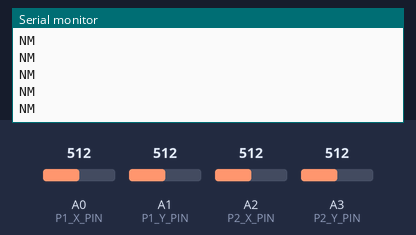
Bench run of a sketch on a simulated Arduino Uno, built with avr-gcc and run on an emulated ATmega328P. Parts: the last lines printed to the serial monitor. The inputs (shaded band) are chosen by the test bench; at power-on: A0 (P1_X_PIN) = 512, A1 (P1_Y_PIN) = 512, A2 (P2_X_PIN) = 512, A3 (P2_Y_PIN) = 512.

Above: at 1.2 s.
1.3 s: A0 (P1_X_PIN) set to 691
2.8 s: A0 (P1_X_PIN) set to 708
At 2.84 s:
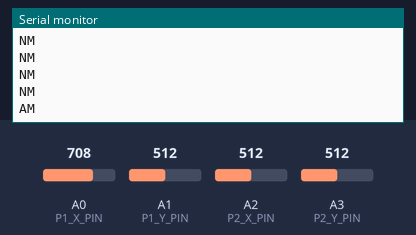
4.7 s: A1 (P1_Y_PIN) set to 682
At 4.71 s:
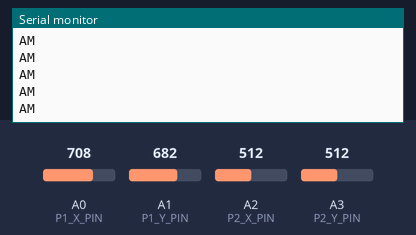
6.2 s: A1 (P1_Y_PIN) set to 716
At 6.22 s:
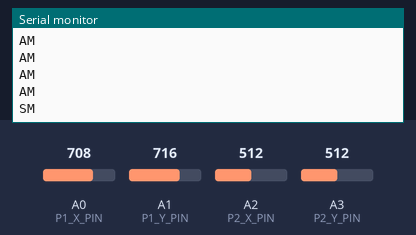
8.1 s: A2 (P2_X_PIN) set to 687
At 8.14 s:
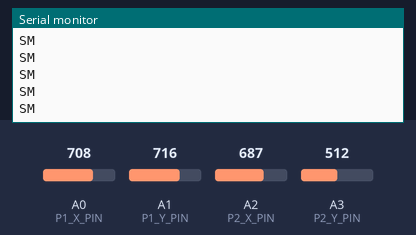
9.6 s: A2 (P2_X_PIN) set to 714
At 9.65 s:
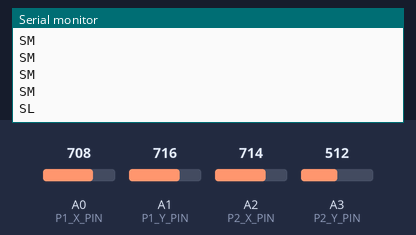

Measured:
- the behaviour switches between 700 and 701 on A0 (P1_X_PIN) (found by bisection; images 0 and 1)
- the behaviour switches between 700 and 701 on A1 (P1_Y_PIN) (found by bisection; images 2 and 3)
- the behaviour switches between 700 and 701 on A2 (P2_X_PIN) (found by bisection; images 4 and 5)
- after the input at 2.8 s, the serial monitor: prints a new line at once (image 1)
- after the input at 6.2 s, the serial monitor: prints a new line at once (image 3)
- after the input at 9.6 s, the serial monitor: prints a new line at once (image 5)

The sketch:

arduino.ino
```cpp
// --- Pinos para o Joystick 1 (Player 1) ---
#define P1_X_PIN A0
#define P1_Y_PIN A1

// --- Pinos para o Joystick 2 (Player 2) ---
#define P2_X_PIN A2
#define P2_Y_PIN A3

// --- "Zona Morta" do Joystick ---
// Se o valor lido estiver entre esses dois, consideramos o joystick parado.
#define LIMIAR_INFERIOR 300
#define LIMIAR_SUPERIOR 700

/**
 * Função que converte os valores X e Y de um joystick em um caractere de ação.
 * @param xValue - Valor lido do eixo X (0-1023)
 * @param yValue - Valor lido do eixo Y (0-1023)
 * @param upChar - Caractere para "Cima"
 * @param leftChar - Caractere para "Esquerda"
 * @param downChar - Caractere para "Baixo"
 * @param rightChar - Caractere para "Direita"
 * @param neutralChar - Caractere para "Neutro/Parado"
 * @return O caractere da ação correspondente.
 */
char getPlayerAction(int xValue, int yValue, char upChar, char leftChar, char downChar, char rightChar,
                     char neutralChar) {
  // NOTA: Em alguns joysticks, o eixo Y é invertido.
  // Se "para cima" der um valor baixo, inverta as condições para upChar e downChar.

  // Verifica o eixo Y primeiro (Cima/Baixo)
  if (yValue > LIMIAR_SUPERIOR) {
    return downChar;
  }
  if (yValue < LIMIAR_INFERIOR) {
    return upChar;
  }

  // Se não for Cima/Baixo, verifica o eixo X (Esquerda/Direita)
  if (xValue < LIMIAR_INFERIOR) {
    return rightChar;
  }
  if (xValue > LIMIAR_SUPERIOR) {
    return leftChar;
  }

  // Se não se moveu em nenhum eixo, está neutro
  return neutralChar;
}

void setup() {
  // Inicia a comunicação serial com uma taxa de 9600 bits por segundo.
  // Essa taxa deve ser a mesma no seu código C++.
  Serial.begin(9600);
}

void loop() {
  // Lê os valores analógicos dos dois joysticks
  int p1_x_val = analogRead(P1_X_PIN);
  int p1_y_val = analogRead(P1_Y_PIN);
  int p2_x_val = analogRead(P2_X_PIN);
  int p2_y_val = analogRead(P2_Y_PIN);

  // Processa a direção para cada jogador
  char p1_action = getPlayerAction(p1_x_val, p1_y_val, 'W', 'A', 'S', 'D', 'N');
  char p2_action = getPlayerAction(p2_x_val, p2_y_val, 'T', 'L', 'B', 'R', 'M');

  // Envia os caracteres pela porta serial
  Serial.print(p1_action);
  Serial.print(p2_action);
  Serial.println(); // Envia um caractere de nova linha para marcar o fim do comando

  // Pequeno delay para não sobrecarregar a porta serial
  delay(50);
}
```
